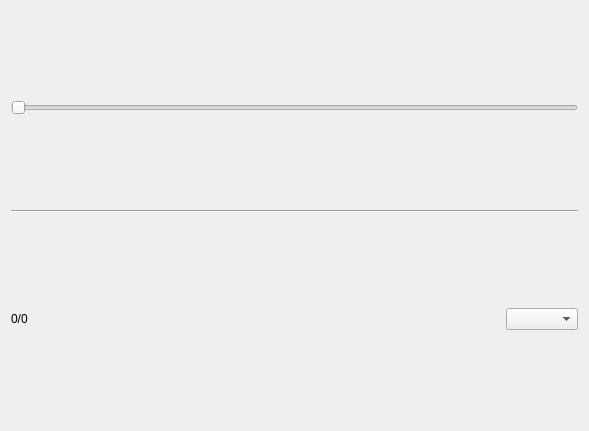
<?xml version="1.0" encoding="UTF-8"?>
<ui version="4.0">
 <class>SingleViewSliceVisualization</class>
 <widget class="QWidget" name="SingleViewSliceVisualization">
  <property name="geometry">
   <rect>
    <x>0</x>
    <y>0</y>
    <width>589</width>
    <height>431</height>
   </rect>
  </property>
  <property name="windowTitle">
   <string>SingleViewSliceVisualization</string>
  </property>
  <layout class="QVBoxLayout" name="verticalLayout_2">
   <item>
    <layout class="QVBoxLayout" name="verticalLayout">
     <property name="spacing">
      <number>0</number>
     </property>
    </layout>
   </item>
   <item>
    <layout class="QHBoxLayout" name="horizontalLayout">
     <item>
      <widget class="QSlider" name="horizontalSlider">
       <property name="orientation">
        <enum>Qt::Horizontal</enum>
       </property>
      </widget>
     </item>
    </layout>
   </item>
   <item>
    <widget class="Line" name="line">
     <property name="orientation">
      <enum>Qt::Horizontal</enum>
     </property>
    </widget>
   </item>
   <item>
    <layout class="QHBoxLayout" name="horizontalLayout_2">
     <item>
      <widget class="QLabel" name="currentSliceLabel">
       <property name="text">
        <string>0/0</string>
       </property>
      </widget>
     </item>
     <item>
      <spacer name="horizontalSpacer">
       <property name="orientation">
        <enum>Qt::Horizontal</enum>
       </property>
       <property name="sizeHint" stdset="0">
        <size>
         <width>40</width>
         <height>20</height>
        </size>
       </property>
      </spacer>
     </item>
     <item>
      <widget class="QComboBox" name="viewDirectionComboBox"/>
     </item>
    </layout>
   </item>
  </layout>
 </widget>
 <layoutdefault spacing="6" margin="11"/>
 <resources/>
 <connections/>
</ui>
